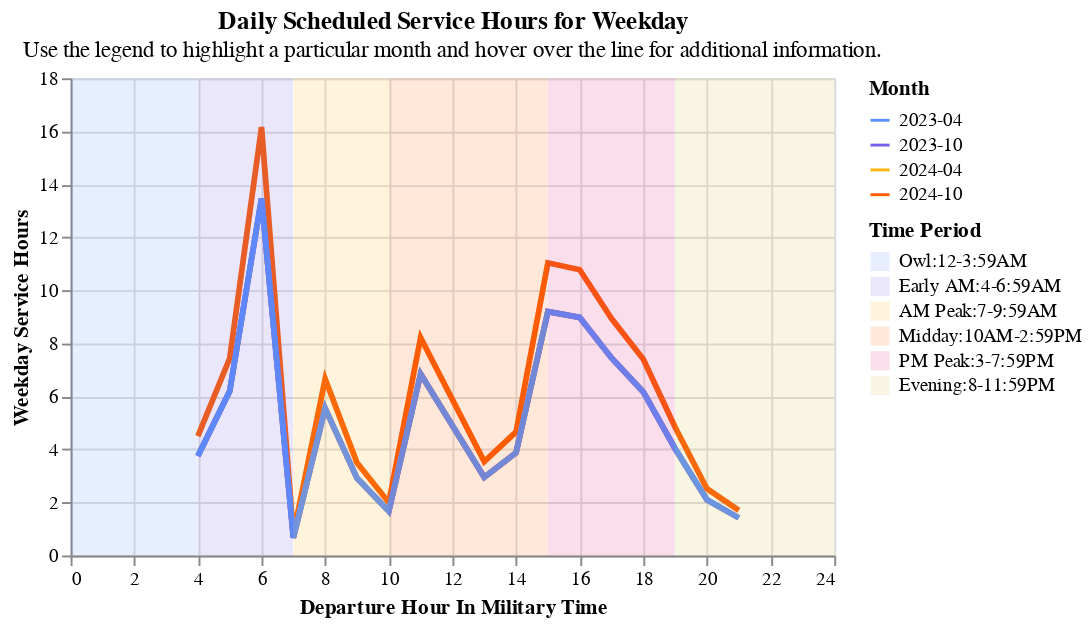

The cell this chart's notebook holds for it:
### Markdown cell above
### Service Hours

### Code cell
try:
    display(
        section1.create_service_hour_chart(
            scheduled_service,
            "Weekday",
            "Weekday Service Hours",
            readable_dict["daily_scheduled_hour"]["subtitle"],
        )
    )
except:
    pass

### Figure 1 — Vega-Lite specification as saved in the notebook (floating-point values rounded to 4 significant figures)
{"config": {"view": {"continuousWidth": 300, "continuousHeight": 300}}, "layer": [{"data": {"name": "data-e8ff9052b6b543ebf38c8d25169fa8df"}, "mark": {"type": "line", "size": 3}, "encoding": {"color": {"field": "Month", "scale": {"range": ["#5b8efd", "#765fec", "#fcb40e", "#fc5c04", "#dd217d", "#ccbb44"]}, "type": "nominal"}, "opacity": {"condition": {"param": "param_1", "value": 1}, "value": 0.2}, "tooltip": [{"field": "Weekend or Weekday", "type": "nominal"}, {"field": "Month", "type": "nominal"}, {"field": "Departure Hour", "type": "quantitative"}, {"field": "Weekday Service Hours", "type": "quantitative"}], "x": {"field": "Departure Hour", "title": "Departure Hour In Military Time", "type": "quantitative"}, "y": {"field": "Weekday Service Hours", "title": "Weekday Service Hours", "type": "quantitative"}}, "name": "view_1", "title": {"text": "Daily Scheduled Service Hours for Weekday", "subtitle": "Use the legend to highlight a particular month and hover over the line for additional information."}}, {"data": {"name": "data-61fdb03b01e6f6ac9797744d36eb9ca4"}, "mark": {"type": "rect", "opacity": 0.15}, "encoding": {"color": {"field": "time_period", "scale": {"range": ["#5b8efd", "#765fec", "#fcb40e", "#fc5c04", "#dd217d", "#ccbb44"]}, "sort": ["Owl:12-3:59AM", "Early AM:4-6:59AM", "AM Peak:7-9:59AM", "Midday:10AM-2:59PM", "PM Peak:3-7:59PM", "Evening:8-11:59PM"], "title": "Time Period", "type": "nominal"}, "x": {"field": "start", "type": "quantitative"}, "x2": {"field": "stop"}, "y": {"value": 0}, "y2": {"value": 250}}}], "height": 250, "params": [{"name": "param_1", "select": {"type": "point", "fields": ["Month"]}, "bind": "legend", "views": ["view_1"]}], "resolve": {"scale": {"color": "independent"}}, "width": 400, "$schema": "https://vega.github.io/schema/vega-lite/v5.17.0.json", "datasets": {"data-e8ff9052b6b543ebf38c8d25169fa8df": [{"Transit Operator": "Bay Area 511 Capitol Corridor Schedule", "Month": "2024-10", "Weekend or Weekday": "Weekday", "Departure Hour": 4, "Weekend Service Hours": 22.5, "Weekday Service Hours": 4.5}, {"Transit Operator": "Bay Area 511 Capitol Corridor Schedule", "Month": "2024-10", "Weekend or Weekday": "Weekday", "Departure Hour": 5, "Weekend Service Hours": 37.2, "Weekday Service Hours": 7.44}, {"Transit Operator": "Bay Area 511 Capitol Corridor Schedule", "Month": "2024-10", "Weekend or Weekday": "Weekday", "Departure Hour": 6, "Weekend Service Hours": 80.8, "Weekday Service Hours": 16.16}, {"Transit Operator": "Bay Area 511 Capitol Corridor Schedule", "Month": "2024-10", "Weekend or Weekday": "Weekday", "Departure Hour": 7, "Weekend Service Hours": 4.0, "Weekday Service Hours": 0.8}, {"Transit Operator": "Bay Area 511 Capitol Corridor Schedule", "Month": "2024-10", "Weekend or Weekday": "Weekday", "Departure Hour": 8, "Weekend Service Hours": 33.3, "Weekday Service Hours": 6.66}, {"Transit Operator": "Bay Area 511 Capitol Corridor Schedule", "Month": "2024-10", "Weekend or Weekday": "Weekday", "Departure Hour": 9, "Weekend Service Hours": 17.5, "Weekday Service Hours": 3.5}, {"Transit Operator": "Bay Area 511 Capitol Corridor Schedule", "Month": "2024-10", "Weekend or Weekday": "Weekday", "Departure Hour": 10, "Weekend Service Hours": 10.0, "Weekday Service Hours": 2.0}, {"Transit Operator": "Bay Area 511 Capitol Corridor Schedule", "Month": "2024-10", "Weekend or Weekday": "Weekday", "Departure Hour": 11, "Weekend Service Hours": 41.1, "Weekday Service Hours": 8.22}, {"Transit Operator": "Bay Area 511 Capitol Corridor Schedule", "Month": "2024-10", "Weekend or Weekday": "Weekday", "Departure Hour": 13, "Weekend Service Hours": 17.7, "Weekday Service Hours": 3.54}, {"Transit Operator": "Bay Area 511 Capitol Corridor Schedule", "Month": "2024-10", "Weekend or Weekday": "Weekday", "Departure Hour": 14, "Weekend Service Hours": 23.3, "Weekday Service Hours": 4.66}, {"Transit Operator": "Bay Area 511 Capitol Corridor Schedule", "Month": "2024-10", "Weekend or Weekday": "Weekday", "Departure Hour": 15, "Weekend Service Hours": 55.2, "Weekday Service Hours": 11.04}, {"Transit Operator": "Bay Area 511 Capitol Corridor Schedule", "Month": "2024-10", "Weekend or Weekday": "Weekday", "Departure Hour": 16, "Weekend Service Hours": 53.9, "Weekday Service Hours": 10.78}, {"Transit Operator": "Bay Area 511 Capitol Corridor Schedule", "Month": "2024-10", "Weekend or Weekday": "Weekday", "Departure Hour": 17, "Weekend Service Hours": 44.7, "Weekday Service Hours": 8.94}, {"Transit Operator": "Bay Area 511 Capitol Corridor Schedule", "Month": "2024-10", "Weekend or Weekday": "Weekday", "Departure Hour": 18, "Weekend Service Hours": 37.0, "Weekday Service Hours": 7.4}, {"Transit Operator": "Bay Area 511 Capitol Corridor Schedule", "Month": "2024-10", "Weekend or Weekday": "Weekday", "Departure Hour": 19, "Weekend Service Hours": 24.2, "Weekday Service Hours": 4.84}, {"Transit Operator": "Bay Area 511 Capitol Corridor Schedule", "Month": "2024-10", "Weekend or Weekday": "Weekday", "Departure Hour": 20, "Weekend Service Hours": 12.6, "Weekday Service Hours": 2.52}, {"Transit Operator": "Bay Area 511 Capitol Corridor Schedule", "Month": "2024-10", "Weekend or Weekday": "Weekday", "Departure Hour": 21, "Weekend Service Hours": 8.5, "Weekday Service Hours": 1.7}, {"Transit Operator": "Bay Area 511 Capitol Corridor Schedule", "Month": "2024-04", "Weekend or Weekday": "Weekday", "Departure Hour": 4, "Weekend Service Hours": 18.75, "Weekday Service Hours": 3.75}, {"Transit Operator": "Bay Area 511 Capitol Corridor Schedule", "Month": "2024-04", "Weekend or Weekday": "Weekday", "Departure Hour": 5, "Weekend Service Hours": 31.0, "Weekday Service Hours": 6.2}, {"Transit Operator": "Bay Area 511 Capitol Corridor Schedule", "Month": "2024-04", "Weekend or Weekday": "Weekday", "Departure Hour": 6, "Weekend Service Hours": 67.33, "Weekday Service Hours": 13.47}, {"Transit Operator": "Bay Area 511 Capitol Corridor Schedule", "Month": "2024-04", "Weekend or Weekday": "Weekday", "Departure Hour": 7, "Weekend Service Hours": 3.33, "Weekday Service Hours": 0.67}, {"Transit Operator": "Bay Area 511 Capitol Corridor Schedule", "Month": "2024-04", "Weekend or Weekday": "Weekday", "Departure Hour": 8, "Weekend Service Hours": 27.75, "Weekday Service Hours": 5.55}, {"Transit Operator": "Bay Area 511 Capitol Corridor Schedule", "Month": "2024-04", "Weekend or Weekday": "Weekday", "Departure Hour": 9, "Weekend Service Hours": 14.58, "Weekday Service Hours": 2.92}, {"Transit Operator": "Bay Area 511 Capitol Corridor Schedule", "Month": "2024-04", "Weekend or Weekday": "Weekday", "Departure Hour": 10, "Weekend Service Hours": 8.33, "Weekday Service Hours": 1.67}, {"Transit Operator": "Bay Area 511 Capitol Corridor Schedule", "Month": "2024-04", "Weekend or Weekday": "Weekday", "Departure Hour": 11, "Weekend Service Hours": 34.25, "Weekday Service Hours": 6.85}, {"Transit Operator": "Bay Area 511 Capitol Corridor Schedule", "Month": "2024-04", "Weekend or Weekday": "Weekday", "Departure Hour": 13, "Weekend Service Hours": 14.75, "Weekday Service Hours": 2.95}, {"Transit Operator": "Bay Area 511 Capitol Corridor Schedule", "Month": "2024-04", "Weekend or Weekday": "Weekday", "Departure Hour": 14, "Weekend Service Hours": 19.42, "Weekday Service Hours": 3.88}, {"Transit Operator": "Bay Area 511 Capitol Corridor Schedule", "Month": "2024-04", "Weekend or Weekday": "Weekday", "Departure Hour": 15, "Weekend Service Hours": 46.0, "Weekday Service Hours": 9.2}, {"Transit Operator": "Bay Area 511 Capitol Corridor Schedule", "Month": "2024-04", "Weekend or Weekday": "Weekday", "Departure Hour": 16, "Weekend Service Hours": 44.92, "Weekday Service Hours": 8.98}, {"Transit Operator": "Bay Area 511 Capitol Corridor Schedule", "Month": "2024-04", "Weekend or Weekday": "Weekday", "Departure Hour": 17, "Weekend Service Hours": 37.25, "Weekday Service Hours": 7.45}, {"Transit Operator": "Bay Area 511 Capitol Corridor Schedule", "Month": "2024-04", "Weekend or Weekday": "Weekday", "Departure Hour": 18, "Weekend Service Hours": 30.83, "Weekday Service Hours": 6.17}, {"Transit Operator": "Bay Area 511 Capitol Corridor Schedule", "Month": "2024-04", "Weekend or Weekday": "Weekday", "Departure Hour": 19, "Weekend Service Hours": 20.17, "Weekday Service Hours": 4.03}, {"Transit Operator": "Bay Area 511 Capitol Corridor Schedule", "Month": "2024-04", "Weekend or Weekday": "Weekday", "Departure Hour": 20, "Weekend Service Hours": 10.5, "Weekday Service Hours": 2.1}, {"Transit Operator": "Bay Area 511 Capitol Corridor Schedule", "Month": "2024-04", "Weekend or Weekday": "Weekday", "Departure Hour": 21, "Weekend Service Hours": 7.08, "Weekday Service Hours": 1.42}, {"Transit Operator": "Bay Area 511 Capitol Corridor Schedule", "Month": "2023-10", "Weekend or Weekday": "Weekday", "Departure Hour": 4, "Weekend Service Hours": 18.75, "Weekday Service Hours": 3.75}, {"Transit Operator": "Bay Area 511 Capitol Corridor Schedule", "Month": "2023-10", "Weekend or Weekday": "Weekday", "Departure Hour": 5, "Weekend Service Hours": 31.0, "Weekday Service Hours": 6.2}, {"Transit Operator": "Bay Area 511 Capitol Corridor Schedule", "Month": "2023-10", "Weekend or Weekday": "Weekday", "Departure Hour": 6, "Weekend Service Hours": 67.33, "Weekday Service Hours": 13.47}, {"Transit Operator": "Bay Area 511 Capitol Corridor Schedule", "Month": "2023-10", "Weekend or Weekday": "Weekday", "Departure Hour": 7, "Weekend Service Hours": 3.33, "Weekday Service Hours": 0.67}, {"Transit Operator": "Bay Area 511 Capitol Corridor Schedule", "Month": "2023-10", "Weekend or Weekday": "Weekday", "Departure Hour": 8, "Weekend Service Hours": 27.75, "Weekday Service Hours": 5.55}, {"Transit Operator": "Bay Area 511 Capitol Corridor Schedule", "Month": "2023-10", "Weekend or Weekday": "Weekday", "Departure Hour": 9, "Weekend Service Hours": 14.58, "Weekday Service Hours": 2.92}, {"Transit Operator": "Bay Area 511 Capitol Corridor Schedule", "Month": "2023-10", "Weekend or Weekday": "Weekday", "Departure Hour": 10, "Weekend Service Hours": 8.33, "Weekday Service Hours": 1.67}, {"Transit Operator": "Bay Area 511 Capitol Corridor Schedule", "Month": "2023-10", "Weekend or Weekday": "Weekday", "Departure Hour": 11, "Weekend Service Hours": 34.25, "Weekday Service Hours": 6.85}, {"Transit Operator": "Bay Area 511 Capitol Corridor Schedule", "Month": "2023-10", "Weekend or Weekday": "Weekday", "Departure Hour": 13, "Weekend Service Hours": 14.75, "Weekday Service Hours": 2.95}, {"Transit Operator": "Bay Area 511 Capitol Corridor Schedule", "Month": "2023-10", "Weekend or Weekday": "Weekday", "Departure Hour": 14, "Weekend Service Hours": 19.42, "Weekday Service Hours": 3.88}, {"Transit Operator": "Bay Area 511 Capitol Corridor Schedule", "Month": "2023-10", "Weekend or Weekday": "Weekday", "Departure Hour": 15, "Weekend Service Hours": 46.0, "Weekday Service Hours": 9.2}, {"Transit Operator": "Bay Area 511 Capitol Corridor Schedule", "Month": "2023-10", "Weekend or Weekday": "Weekday", "Departure Hour": 16, "Weekend Service Hours": 44.92, "Weekday Service Hours": 8.98}, {"Transit Operator": "Bay Area 511 Capitol Corridor Schedule", "Month": "2023-10", "Weekend or Weekday": "Weekday", "Departure Hour": 17, "Weekend Service Hours": 37.25, "Weekday Service Hours": 7.45}, {"Transit Operator": "Bay Area 511 Capitol Corridor Schedule", "Month": "2023-10", "Weekend or Weekday": "Weekday", "Departure Hour": 18, "Weekend Service Hours": 30.83, "Weekday Service Hours": 6.17}, {"Transit Operator": "Bay Area 511 Capitol Corridor Schedule", "Month": "2023-10", "Weekend or Weekday": "Weekday", "Departure Hour": 19, "Weekend Service Hours": 20.17, "Weekday Service Hours": 4.03}, {"Transit Operator": "Bay Area 511 Capitol Corridor Schedule", "Month": "2023-10", "Weekend or Weekday": "Weekday", "Departure Hour": 20, "Weekend Service Hours": 10.5, "Weekday Service Hours": 2.1}, {"Transit Operator": "Bay Area 511 Capitol Corridor Schedule", "Month": "2023-10", "Weekend or Weekday": "Weekday", "Departure Hour": 21, "Weekend Service Hours": 7.08, "Weekday Service Hours": 1.42}, {"Transit Operator": "Bay Area 511 Capitol Corridor Schedule", "Month": "2023-04", "Weekend or Weekday": "Weekday", "Departure Hour": 4, "Weekend Service Hours": 18.75, "Weekday Service Hours": 3.75}, {"Transit Operator": "Bay Area 511 Capitol Corridor Schedule", "Month": "2023-04", "Weekend or Weekday": "Weekday", "Departure Hour": 5, "Weekend Service Hours": 31.0, "Weekday Service Hours": 6.2}, {"Transit Operator": "Bay Area 511 Capitol Corridor Schedule", "Month": "2023-04", "Weekend or Weekday": "Weekday", "Departure Hour": 6, "Weekend Service Hours": 67.33, "Weekday Service Hours": 13.47}, {"Transit Operator": "Bay Area 511 Capitol Corridor Schedule", "Month": "2023-04", "Weekend or Weekday": "Weekday", "Departure Hour": 7, "Weekend Service Hours": 3.33, "Weekday Service Hours": 0.67}, {"Transit Operator": "Bay Area 511 Capitol Corridor Schedule", "Month": "2023-04", "Weekend or Weekday": "Weekday", "Departure Hour": 8, "Weekend Service Hours": 27.75, "Weekday Service Hours": 5.55}, {"Transit Operator": "Bay Area 511 Capitol Corridor Schedule", "Month": "2023-04", "Weekend or Weekday": "Weekday", "Departure Hour": 9, "Weekend Service Hours": 14.58, "Weekday Service Hours": 2.92}, {"Transit Operator": "Bay Area 511 Capitol Corridor Schedule", "Month": "2023-04", "Weekend or Weekday": "Weekday", "Departure Hour": 10, "Weekend Service Hours": 8.33, "Weekday Service Hours": 1.67}, {"Transit Operator": "Bay Area 511 Capitol Corridor Schedule", "Month": "2023-04", "Weekend or Weekday": "Weekday", "Departure Hour": 11, "Weekend Service Hours": 34.25, "Weekday Service Hours": 6.85}, {"Transit Operator": "Bay Area 511 Capitol Corridor Schedule", "Month": "2023-04", "Weekend or Weekday": "Weekday", "Departure Hour": 13, "Weekend Service Hours": 14.75, "Weekday Service Hours": 2.95}, {"Transit Operator": "Bay Area 511 Capitol Corridor Schedule", "Month": "2023-04", "Weekend or Weekday": "Weekday", "Departure Hour": 14, "Weekend Service Hours": 19.42, "Weekday Service Hours": 3.88}, {"Transit Operator": "Bay Area 511 Capitol Corridor Schedule", "Month": "2023-04", "Weekend or Weekday": "Weekday", "Departure Hour": 15, "Weekend Service Hours": 46.0, "Weekday Service Hours": 9.2}, {"Transit Operator": "Bay Area 511 Capitol Corridor Schedule", "Month": "2023-04", "Weekend or Weekday": "Weekday", "Departure Hour": 16, "Weekend Service Hours": 44.92, "Weekday Service Hours": 8.98}, {"Transit Operator": "Bay Area 511 Capitol Corridor Schedule", "Month": "2023-04", "Weekend or Weekday": "Weekday", "Departure Hour": 17, "Weekend Service Hours": 37.25, "Weekday Service Hours": 7.45}, {"Transit Operator": "Bay Area 511 Capitol Corridor Schedule", "Month": "2023-04", "Weekend or Weekday": "Weekday", "Departure Hour": 18, "Weekend Service Hours": 30.83, "Weekday Service Hours": 6.17}, {"Transit Operator": "Bay Area 511 Capitol Corridor Schedule", "Month": "2023-04", "Weekend or Weekday": "Weekday", "Departure Hour": 19, "Weekend Service Hours": 20.17, "Weekday Service Hours": 4.03}, {"Transit Operator": "Bay Area 511 Capitol Corridor Schedule", "Month": "2023-04", "Weekend or Weekday": "Weekday", "Departure Hour": 20, "Weekend Service Hours": 10.5, "Weekday Service Hours": 2.1}, {"Transit Operator": "Bay Area 511 Capitol Corridor Schedule", "Month": "2023-04", "Weekend or Weekday": "Weekday", "Departure Hour": 21, "Weekend Service Hours": 7.08, "Weekday Service Hours": 1.42}], "data-61fdb03b01e6f6ac9797744d36eb9ca4": [{"index": 0, "start": 0, "stop": 3.99, "time_period": "Owl:12-3:59AM"}, {"index": 1, "start": 4, "stop": 6.99, "time_period": "Early AM:4-6:59AM"}, {"index": 2, "start": 7, "stop": 9.99, "time_period": "AM Peak:7-9:59AM"}, {"index": 3, "start": 10, "stop": 14.99, "time_period": "Midday:10AM-2:59PM"}, {"index": 4, "start": 15, "stop": 18.99, "time_period": "PM Peak:3-7:59PM"}, {"index": 5, "start": 19, "stop": 24.0, "time_period": "Evening:8-11:59PM"}]}}
